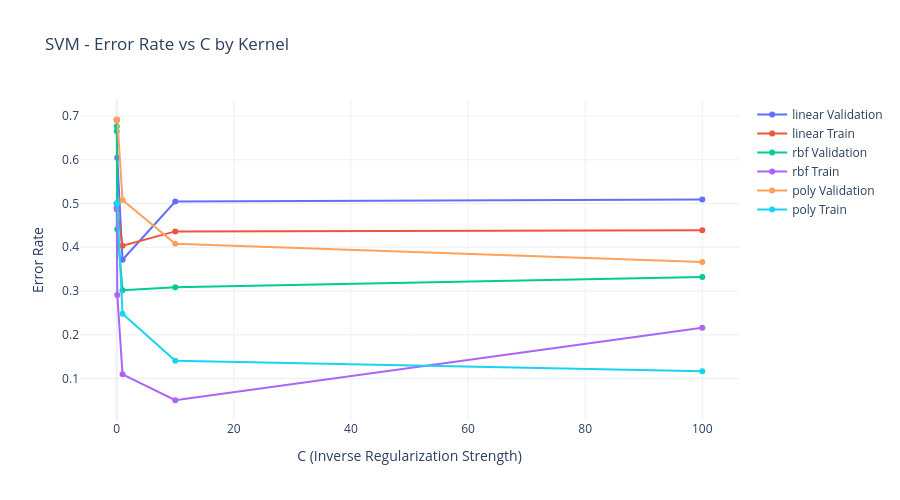
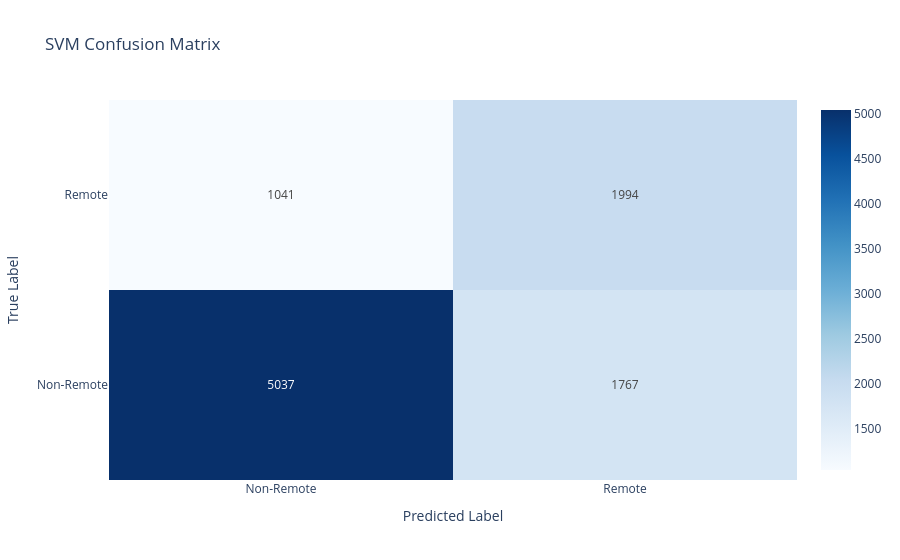

Here is the notebook cell these charts were saved with, in order:
### Markdown cell above
## **Support Vector Machine (SVM)**

### Code cell
#SVM Hyperparameter Tuning
C_range = [0.001, 0.01, 0.1, 1, 10, 100]
kernel_options = ['linear', 'rbf', 'poly']
svm_results = {}
for kernel in kernel_options:
    train_errors, val_errors = [], []
    print(f"Testing SVM with kernel: {kernel}")
    for C in C_range:
        svm = SVC(kernel=kernel, C=C, max_iter=10000, random_state=42)
        svm.fit(X_train_scaled, y_train)
        train_errors.append(1 - svm.score(X_train_scaled, y_train))
        val_errors.append(1 - svm.score(X_val_scaled, y_val))
        print(f"  C={str(C):<8}  Train Error: {train_errors[-1]:.4f}  Validation Error: {val_errors[-1]:.4f}")
    svm_results[kernel] = {'train': train_errors, 'val': val_errors}
# Plot SVM results
fig = go.Figure()
for kernel in kernel_options:
    fig.add_trace(go.Scatter(x=C_range, y=svm_results[kernel]['val'], mode='lines+markers', name=f'{kernel} Validation'))
    fig.add_trace(go.Scatter(x=C_range, y=svm_results[kernel]['train'], mode='lines+markers', name=f'{kernel} Train'))
fig.update_layout(
    title='SVM - Error Rate vs C by Kernel',
    xaxis_title='C (Inverse Regularization Strength)',
    yaxis_title='Error Rate',
    template='plotly_white',
    height=500
)
fig.show()
# Find best SVM combo
###
best_svm_kernel, best_svm_C, best_svm_C_idx, best_svm_err = None, None, None, 1.0
for kernel in kernel_options:
    index = svm_results[kernel]['val'].index(min(svm_results[kernel]['val']))
    if svm_results[kernel]['val'][index] < best_svm_err:
        best_svm_err = svm_results[kernel]['val'][index]
        best_svm_kernel = kernel
        best_svm_C_idx = index
        best_svm_C = C_range[index]
print(f"Best SVM combo: Kernel={best_svm_kernel}, C={best_svm_C}")
print(f"Train error: {svm_results[best_svm_kernel]['train'][best_svm_C_idx]:.4f}")
print(f"Validation error: {best_svm_err:.4f}")
svm_best = SVC(kernel=best_svm_kernel, C=best_svm_C, max_iter=10000, random_state=42)
svm_best.fit(X_train_scaled, y_train)
svm_predictions = svm_best.predict(X_test_scaled)
cm_svm = confusion_matrix(y_test, svm_predictions)
acc_svm = accuracy_score(y_test, svm_predictions)
report_svm = classification_report(y_test, svm_predictions, target_names=['Non-Remote', 'Remote'], output_dict=True)
tn_svm, fp_svm, fn_svm, tp_svm = cm_svm.ravel()
print(f"SVM (Kernel={best_svm_kernel}, C={best_svm_C}) Results")
print(f"{'Metric':<25} {'Non-Remote':>12} {'Remote':>12}")
print("-" * 51)
print(f"{'Precision':<25} {report_svm['Non-Remote']['precision']:>12.4f} {report_svm['Remote']['precision']:>12.4f}")
print(f"{'Recall':<25} {report_svm['Non-Remote']['recall']:>12.4f} {report_svm['Remote']['recall']:>12.4f}")
print(f"{'F1 Score':<25} {report_svm['Non-Remote']['f1-score']:>12.4f} {report_svm['Remote']['f1-score']:>12.4f}")
print(f"{'Support':<25} {report_svm['Non-Remote']['support']:>12} {report_svm['Remote']['support']:>12}")
print("-" * 51)
print(f"{'Accuracy':<25} {acc_svm:>12.4f}")
print(f"{'Macro Avg F1':<25} {report_svm['macro avg']['f1-score']:>12.4f}")
print(f"{'Weighted Avg F1':<25} {report_svm['weighted avg']['f1-score']:>12.4f}")
fig = go.Figure(data=go.Heatmap(
    z=cm_svm,
    x=['Non-Remote', 'Remote'],
    y=['Non-Remote', 'Remote'],
    colorscale='Blues',
    text=cm_svm,
    texttemplate="%{text}",
    hoverongaps=False
))
fig.update_layout(
    title='SVM Confusion Matrix',
    xaxis_title='Predicted Label',
    yaxis_title='True Label',
    template='plotly_white'
)
fig.show()

### Figure 1 — Plotly figure (JSON) as saved in the notebook; plotly's stock layout.template omitted (floating-point values rounded to 4 significant figures)
{"data": [{"mode": "lines+markers", "name": "linear Validation", "type": "scatter", "x": [0.001, 0.01, 0.1, 1, 10, 100], "y": [0.6907, 0.6915, 0.6047, 0.3715, 0.5045, 0.5089]}, {"mode": "lines+markers", "name": "linear Train", "type": "scatter", "x": [0.001, 0.01, 0.1, 1, 10, 100], "y": [0.4998, 0.5, 0.4863, 0.4034, 0.4363, 0.439]}, {"mode": "lines+markers", "name": "rbf Validation", "type": "scatter", "x": [0.001, 0.01, 0.1, 1, 10, 100], "y": [0.6654, 0.6761, 0.441, 0.302, 0.3087, 0.3321]}, {"mode": "lines+markers", "name": "rbf Train", "type": "scatter", "x": [0.001, 0.01, 0.1, 1, 10, 100], "y": [0.4866, 0.4902, 0.2908, 0.1096, 0.05032, 0.2158]}, {"mode": "lines+markers", "name": "poly Validation", "type": "scatter", "x": [0.001, 0.01, 0.1, 1, 10, 100], "y": [0.6915, 0.6915, 0.6914, 0.5078, 0.4079, 0.3665]}, {"mode": "lines+markers", "name": "poly Train", "type": "scatter", "x": [0.001, 0.01, 0.1, 1, 10, 100], "y": [0.5, 0.5, 0.5, 0.2482, 0.1408, 0.1168]}], "layout": {"height": 500, "title": {"text": "SVM - Error Rate vs C by Kernel"}, "xaxis": {"title": {"text": "C (Inverse Regularization Strength)"}}, "yaxis": {"title": {"text": "Error Rate"}}}}

### Figure 2 — Plotly figure (JSON) as saved in the notebook; plotly's stock layout.template omitted (floating-point values rounded to 4 significant figures)
{"data": [{"colorscale": [[0, "rgb(247,251,255)"], [0.125, "rgb(222,235,247)"], [0.25, "rgb(198,219,239)"], [0.375, "rgb(158,202,225)"], [0.5, "rgb(107,174,214)"], [0.625, "rgb(66,146,198)"], [0.75, "rgb(33,113,181)"], [0.875, "rgb(8,81,156)"], [1, "rgb(8,48,107)"]], "hoverongaps": false, "text": [[5037, 1767], [1041, 1994]], "texttemplate": "%{text}", "type": "heatmap", "x": ["Non-Remote", "Remote"], "y": ["Non-Remote", "Remote"], "z": [[5037, 1767], [1041, 1994]]}], "layout": {"title": {"text": "SVM Confusion Matrix"}, "xaxis": {"title": {"text": "Predicted Label"}}, "yaxis": {"title": {"text": "True Label"}}}}
